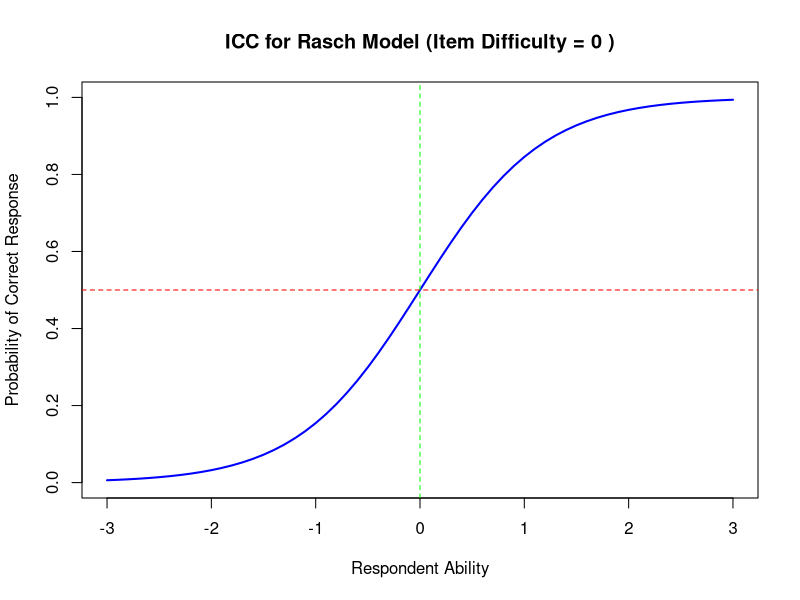

Source code (R):
# Rasch model ICC function 

rasch_icc <- function(ability_levels, item_difficulty) {
  # Description:
  # Computes the probability of a correct response using the Rasch model (1PL)
  # and plots the Item Characteristic Curve (ICC).
  #
  # Arguments:
  #   ability_levels: A vector of respondent ability levels.
  #   item_difficulty: Difficulty parameter of the item (scalar).
  #
  # Returns:
  #   A plot of the ICC and a data frame of ability levels and probabilities.
  
  # Compute probabilities using the Rasch model equation
  probabilities <- 1 / (1 + exp(-1.7 * (ability_levels - item_difficulty)))
  
  # Create a data frame for plotting and returning results
  results <- data.frame(
    Ability = ability_levels, 
    Probability = probabilities
  )
  
  # Plot the ICC
  plot(
    results$Ability, results$Probability, 
    type = "l", col = "blue", lwd = 2, 
    xlab = "Respondent Ability", ylab = "Probability of Correct Response",
    main = paste("ICC for Rasch Model (Item Difficulty =", item_difficulty, ")"),
    ylim = c(0, 1)
  )
  abline(h = 0.5, col = "red", lty = 2)  # Add a horizontal line at 50%
  abline(v = item_difficulty, col = "green", lty = 2)  # Add a vertical line at difficulty
  
  # Return the results
  return(results)
}

# Example Usage
ability_values <- seq(-3, 3, by = 0.1)  # Respondent ability levels from -3 to 3
ability_values
item_difficulty <- 0  # Difficulty of the item
rasch_icc(ability_levels = ability_values, item_difficulty = item_difficulty)

